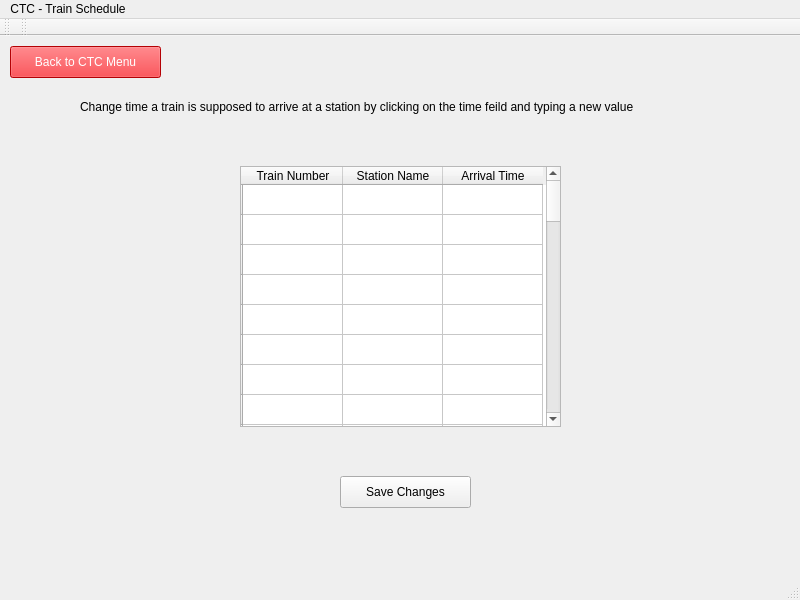
<?xml version="1.0" encoding="UTF-8"?>
<ui version="4.0">
 <class>MainWindow</class>
 <widget class="QMainWindow" name="MainWindow">
  <property name="geometry">
   <rect>
    <x>0</x>
    <y>0</y>
    <width>800</width>
    <height>600</height>
   </rect>
  </property>
  <property name="windowTitle">
   <string>MainWindow</string>
  </property>
  <widget class="QWidget" name="centralwidget">
   <widget class="QLabel" name="ScheduleEditInstructions">
    <property name="geometry">
     <rect>
      <x>80</x>
      <y>20</y>
      <width>661</width>
      <height>101</height>
     </rect>
    </property>
    <property name="text">
     <string>Change time a train is supposed to arrive at a station by clicking on the time feild and typing a new value</string>
    </property>
   </widget>
   <widget class="QPushButton" name="BackToMainMenu">
    <property name="geometry">
     <rect>
      <x>10</x>
      <y>10</y>
      <width>151</width>
      <height>32</height>
     </rect>
    </property>
    <property name="styleSheet">
     <string notr="true">background-color: rgb(252, 1, 7);
color: rgb(255, 255, 255);</string>
    </property>
    <property name="text">
     <string>Back to CTC Menu</string>
    </property>
   </widget>
   <widget class="QTableWidget" name="ScheduleTable">
    <property name="geometry">
     <rect>
      <x>240</x>
      <y>130</y>
      <width>321</width>
      <height>261</height>
     </rect>
    </property>
    <row>
     <property name="text">
      <string/>
     </property>
    </row>
    <row>
     <property name="text">
      <string/>
     </property>
    </row>
    <row>
     <property name="text">
      <string/>
     </property>
    </row>
    <row>
     <property name="text">
      <string/>
     </property>
    </row>
    <row>
     <property name="text">
      <string/>
     </property>
    </row>
    <row>
     <property name="text">
      <string/>
     </property>
    </row>
    <row>
     <property name="text">
      <string/>
     </property>
    </row>
    <row>
     <property name="text">
      <string/>
     </property>
    </row>
    <row>
     <property name="text">
      <string/>
     </property>
    </row>
    <row>
     <property name="text">
      <string/>
     </property>
    </row>
    <row>
     <property name="text">
      <string/>
     </property>
    </row>
    <row>
     <property name="text">
      <string/>
     </property>
    </row>
    <row>
     <property name="text">
      <string/>
     </property>
    </row>
    <row>
     <property name="text">
      <string/>
     </property>
    </row>
    <row>
     <property name="text">
      <string/>
     </property>
    </row>
    <row>
     <property name="text">
      <string/>
     </property>
    </row>
    <row>
     <property name="text">
      <string/>
     </property>
    </row>
    <row>
     <property name="text">
      <string/>
     </property>
    </row>
    <row>
     <property name="text">
      <string/>
     </property>
    </row>
    <row>
     <property name="text">
      <string/>
     </property>
    </row>
    <row>
     <property name="text">
      <string/>
     </property>
    </row>
    <row>
     <property name="text">
      <string/>
     </property>
    </row>
    <row>
     <property name="text">
      <string/>
     </property>
    </row>
    <row>
     <property name="text">
      <string/>
     </property>
    </row>
    <row>
     <property name="text">
      <string/>
     </property>
    </row>
    <row>
     <property name="text">
      <string/>
     </property>
    </row>
    <row>
     <property name="text">
      <string/>
     </property>
    </row>
    <row>
     <property name="text">
      <string/>
     </property>
    </row>
    <row>
     <property name="text">
      <string/>
     </property>
    </row>
    <row>
     <property name="text">
      <string/>
     </property>
    </row>
    <row>
     <property name="text">
      <string/>
     </property>
    </row>
    <row>
     <property name="text">
      <string/>
     </property>
    </row>
    <row>
     <property name="text">
      <string/>
     </property>
    </row>
    <row>
     <property name="text">
      <string/>
     </property>
    </row>
    <row>
     <property name="text">
      <string/>
     </property>
    </row>
    <row>
     <property name="text">
      <string/>
     </property>
    </row>
    <row>
     <property name="text">
      <string/>
     </property>
    </row>
    <row>
     <property name="text">
      <string/>
     </property>
    </row>
    <row>
     <property name="text">
      <string/>
     </property>
    </row>
    <row>
     <property name="text">
      <string/>
     </property>
    </row>
    <row>
     <property name="text">
      <string/>
     </property>
    </row>
    <row>
     <property name="text">
      <string/>
     </property>
    </row>
    <row>
     <property name="text">
      <string/>
     </property>
    </row>
    <row>
     <property name="text">
      <string/>
     </property>
    </row>
    <row>
     <property name="text">
      <string/>
     </property>
    </row>
    <row>
     <property name="text">
      <string/>
     </property>
    </row>
    <column>
     <property name="text">
      <string>Train Number</string>
     </property>
    </column>
    <column>
     <property name="text">
      <string>Station Name</string>
     </property>
    </column>
    <column>
     <property name="text">
      <string>Arrival Time</string>
     </property>
    </column>
    <item row="0" column="0">
     <property name="text">
      <string/>
     </property>
    </item>
   </widget>
   <widget class="QPushButton" name="ScheduleSaveButton">
    <property name="geometry">
     <rect>
      <x>340</x>
      <y>440</y>
      <width>131</width>
      <height>32</height>
     </rect>
    </property>
    <property name="text">
     <string>Save Changes</string>
    </property>
   </widget>
  </widget>
  <widget class="QToolBar" name="toolBar">
   <property name="windowTitle">
    <string>toolBar</string>
   </property>
   <attribute name="toolBarArea">
    <enum>TopToolBarArea</enum>
   </attribute>
   <attribute name="toolBarBreak">
    <bool>false</bool>
   </attribute>
  </widget>
  <widget class="QStatusBar" name="statusBar"/>
  <widget class="QToolBar" name="toolBar_2">
   <property name="windowTitle">
    <string>toolBar_2</string>
   </property>
   <attribute name="toolBarArea">
    <enum>TopToolBarArea</enum>
   </attribute>
   <attribute name="toolBarBreak">
    <bool>false</bool>
   </attribute>
  </widget>
  <widget class="QMenuBar" name="menuBar">
   <property name="geometry">
    <rect>
     <x>0</x>
     <y>0</y>
     <width>800</width>
     <height>22</height>
    </rect>
   </property>
   <widget class="QMenu" name="menuTrain_Schedule">
    <property name="title">
     <string>CTC - Train Schedule</string>
    </property>
    <addaction name="actionCTC_Train_Schedule"/>
   </widget>
   <addaction name="menuTrain_Schedule"/>
  </widget>
  <action name="actionCTC_Train_Schedule">
   <property name="text">
    <string>CTC - Train Schedule</string>
   </property>
  </action>
 </widget>
 <resources/>
 <connections/>
</ui>
